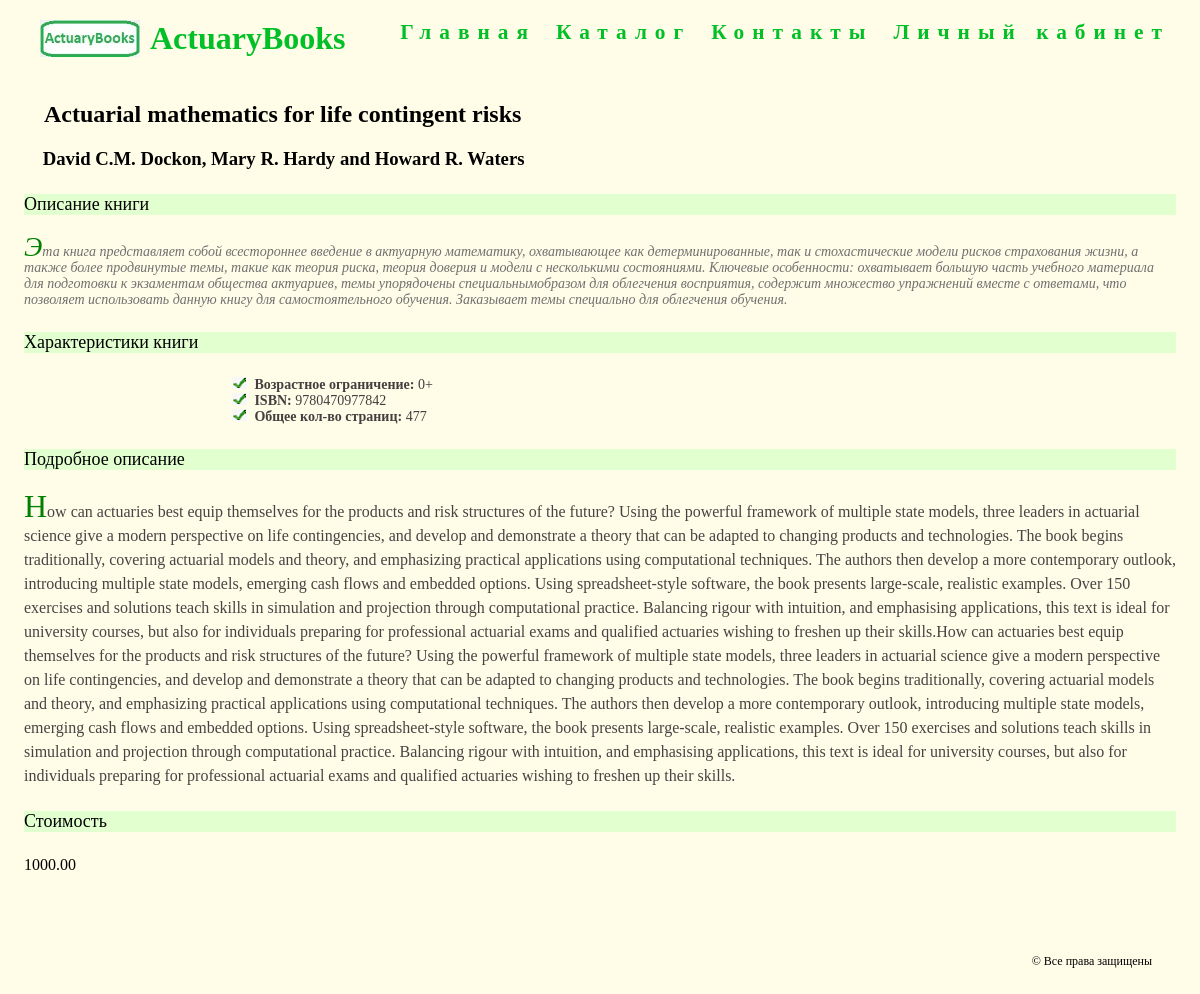
Before: /catalog/1/ with the older database file.
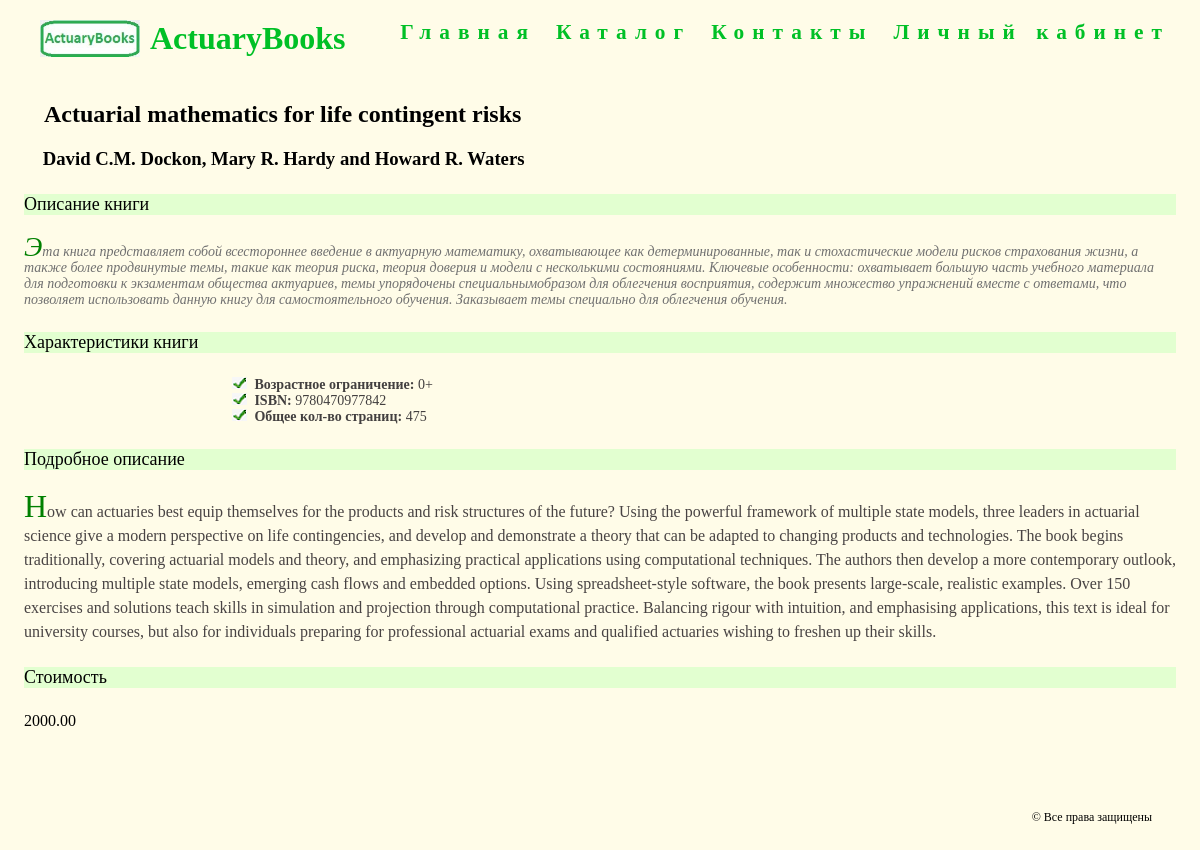
After: the same page with the newer database file.
### products/models.py (models this page shows, shortened)
class Book(DateTimeManager, models.Model):
    sname = models.CharField(max_length=250)
    sauthor = models.CharField(max_length=250)
    category = models.ForeignKey(Category, on_delete = models.CASCADE, default = get_default_category)
    image = models.ForeignKey('images.image',  on_delete = models.PROTECT, null = True, blank = True)
    nprice = models.DecimalField(max_digits=8, decimal_places=2)
    ncnt = models.DecimalField(max_digits=6, decimal_places=0)
    sshortdescr = models.TextField(null = True, blank = True)
    sfulldescr = models.TextField(null = True, blank = True)
    sagerestrict = models.CharField(max_length=3)
    sisbn =  models.CharField(max_length=30)
    npagecnt = models.DecimalField(max_digits=6, decimal_places=0)

### products/views/books.py (the view)
class BookDetailView(DetailView):
    model = Book
    template_name = 'products/book.html'

### products/templates/products/book.html (shortened to what this page needs)
{% extends 'master.html' %}
{%  load static %}
{% block page_styles %}
<link rel="stylesheet" href="{% static 'main/style.css' %}">
{% endblock %}
{%  block page_content %}
{% if object %}
    <h2>
        {{ object.sname }}
    </h2>
    <h3>
        {{ object.sauthor }}
    </h3>
    <h4 class="h4desc">
    Описание книги
    </h4>
    <p id="shortdesc">
        {{ object.sshortdescr }}
    </p>
    <h4 class="h4desc">
    Характеристики книги
    </h4>
    <ul id="itemdesc">
        <li><b>Возрастное ограничение:</b> {{ object.sagerestrict }}</li>
        <li><b>ISBN:</b> {{ object.sisbn }}</li>
        <li><b>Общее кол-во страниц:</b> {{ object.npagecnt }}</li>
    </ul>
    <h4 class="h4desc">
    Подробное описание
    </h4>
    <p id="fulldesc">
        {{ object.sfulldescr }}
    </p>
    <h4 class="h4desc">
    Стоимость
    </h4>
    {{ object.nprice }}
    <div class="clr"></div>
{% else %}
Book does not exists
{% endif %}
{%  endblock %}

Changed rows visible on the page:
changed Book "Actuarial mathematics for life contingent risks": npagecnt "477" → "475"; sfulldescr "…to freshen up their skills.How can actuaries best equip themselves for the products and risk structures of the future? Using the powerful framework of multiple state models, three leaders in actuarial science give a modern perspective on life contingencies, and develop and demonstrate a theory that can be adapted to changing products and technologies. The book begins traditionally, covering actuarial models and theory, and emphasizing practical applications using computational techniques. The authors then develop a more contemporary outlook, introducing multiple state models, emerging cash flows and embedded options. Using spreadsheet-style software, the book presents large-scale,…" → "…to freshen up their skills."; nprice "1000.00" → "2000.00"
